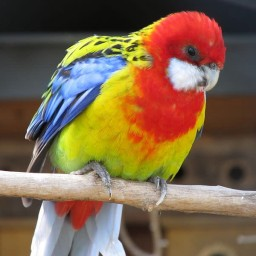
#> input picture сoursework/practice_1/image.jpg, 256 x 256 px
$ python main.py
#> lines starting #> are read from the running program, lines starting #| are printed output that depends on the picture
import matplotlib.pyplot as plt
import numpy as np


def show_image(image, title, L):
    plt.figure(figsize=(5, 5))
    plt.imshow(image.astype(np.uint8), cmap="gray", vmin=0, vmax=L)
    plt.title(title)
    plt.show()


def compute_stats(image, L):
    Imin = float(np.amin(image))
    Imax = float(np.amax(image))
    K = (Imax - Imin) / L
    return Imin, Imax, K


def main():
    # Task 1
    image = plt.imread("image.jpg")
#> image is the input picture: shape (256, 256, 3); mean R, G, B 125.2, 101.1, 75.4

    # Task 2
    weights = [0.299, 0.587, 0.114]
    I = np.dot(image, weights)
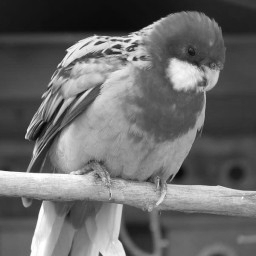
#> I: shape (256, 256) float64; min 4.29, max 255, mean 105.3
    L = 255

    Imin, Imax, K = compute_stats(I, L)
#> in compute_stats, `Imin = float(np.amin(image))`: Imin = 4.29
#> in compute_stats, `Imax = float(np.amax(image))`: Imax = 255
#> in compute_stats, `K = (Imax - Imin) / L`: K = 0.983
#> Imin = 4.29; Imax = 255; K = 0.983
    show_image(I, f"Original, K = {K:.2f}", L)
#> in show_image, `plt.show()`:
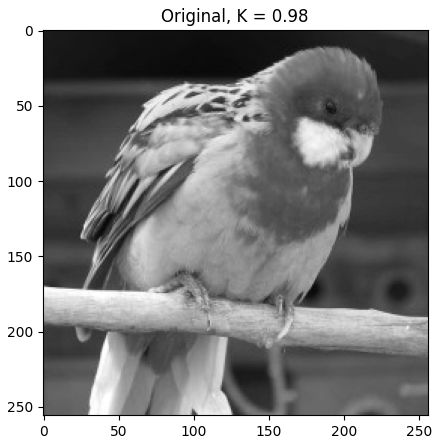
#> figure drawn by matplotlib, 1 panel

    # Task 3
    low_out = 25
    high_out = 190
    gamma = 1.3

    Im_s = low_out + (high_out - low_out) * ((I - Imin) / (Imax - Imin)) ** gamma
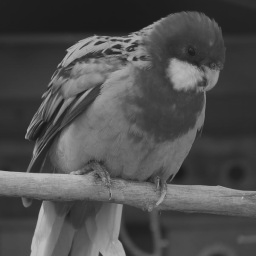
#> Im_s: shape (256, 256) float64; min 25, max 190, mean 79

    Imin_s, Imax_s, K_s = compute_stats(Im_s, L)
#> Imin_s = 25; Imax_s = 190; K_s = 0.647
    show_image(Im_s, f"Result1, Imax = {Imax_s:.2f}, Imin = {Imin_s:.2f}, K = {K_s:.2f}", L)
#> call 2 of show_image, with L = 255
#> in show_image (call 2), `plt.show()`:
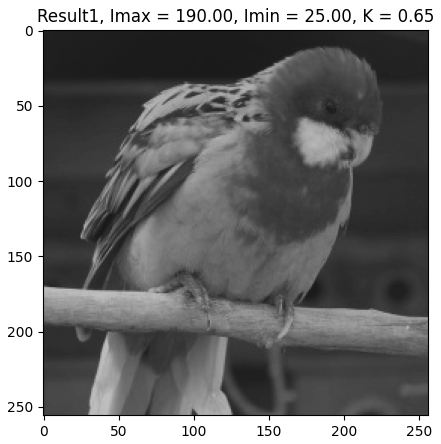
#> figure drawn by matplotlib, 1 panel

    # Task 4
    Im_n = Imax_s - Im_s
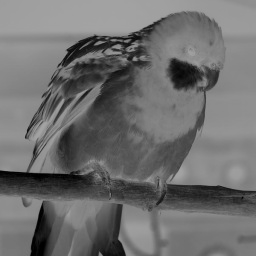
#> Im_n: shape (256, 256) float64; min 0, max 165, mean 111
    Imin_n, Imax_n, K_n = compute_stats(Im_n, L)
#> Imin_n = 0; Imax_n = 165; K_n = 0.647
    show_image(Im_n, f"Negative, Imax = {Imax_n:.2f}, Imin = {Imin_n:.2f}, K = {K_n:.2f}", L)
#> call 3 of show_image, with L = 255
#> in show_image (call 3), `plt.show()`:
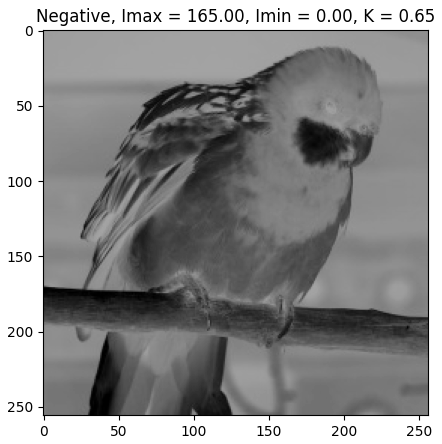
#> figure drawn by matplotlib, 1 panel


if __name__ == "__main__":
    main()
